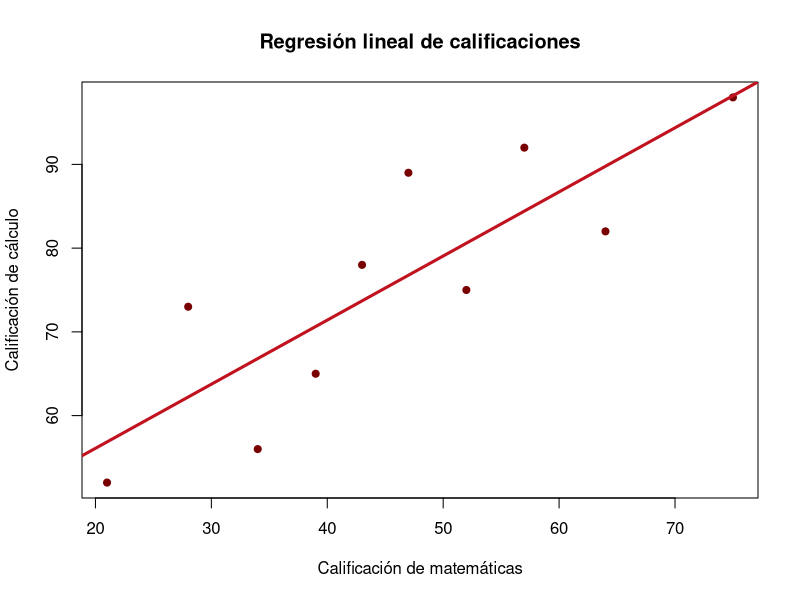
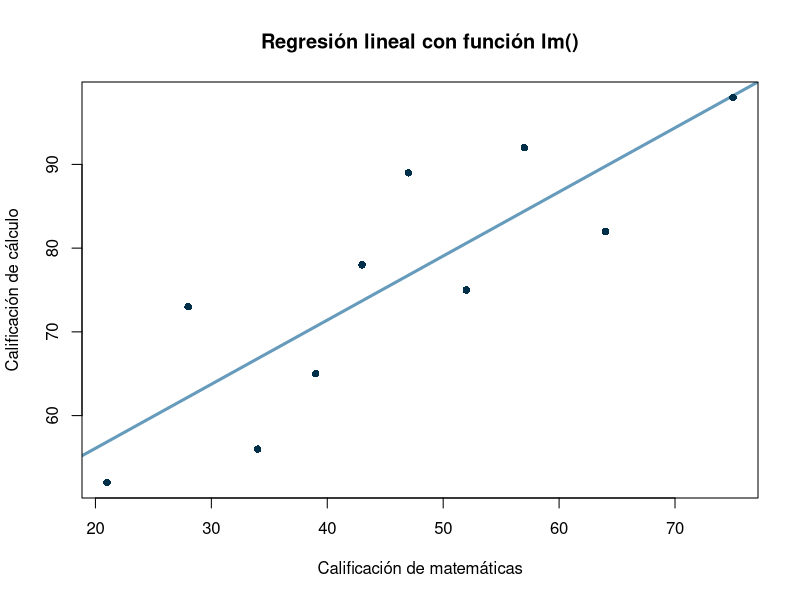
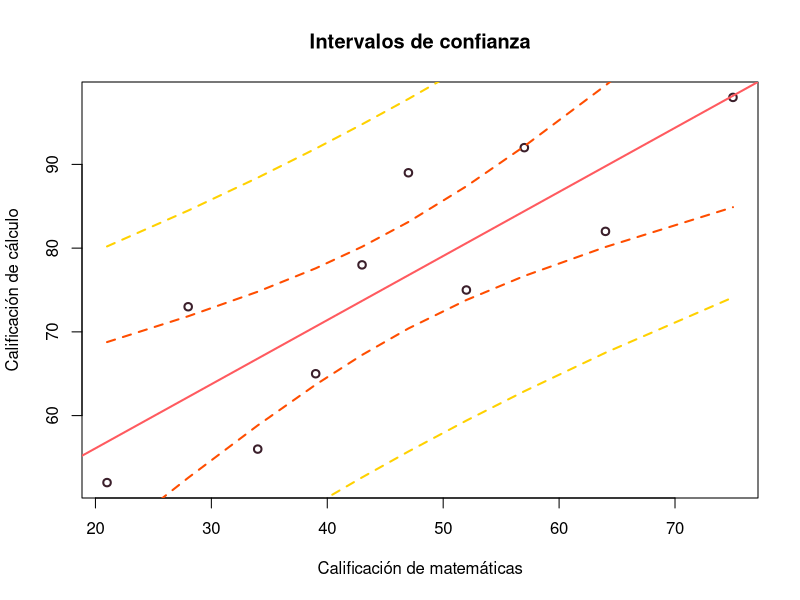
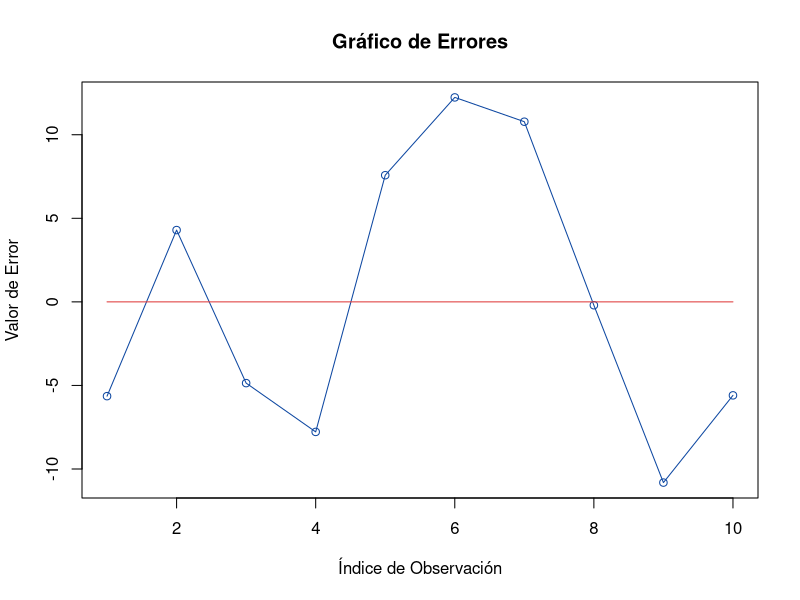
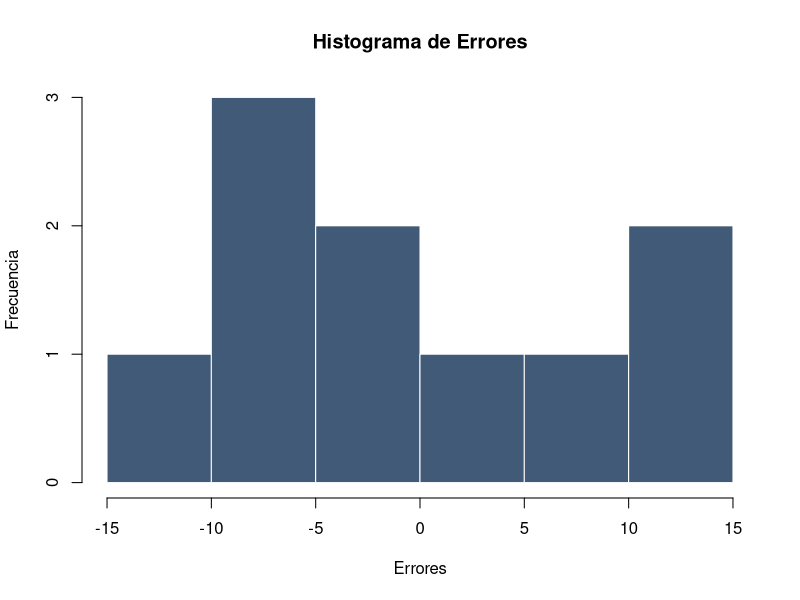
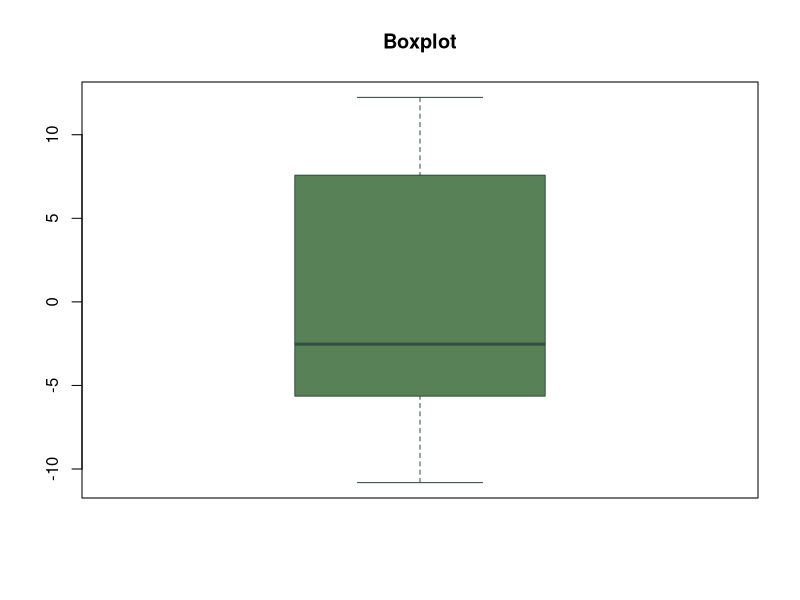
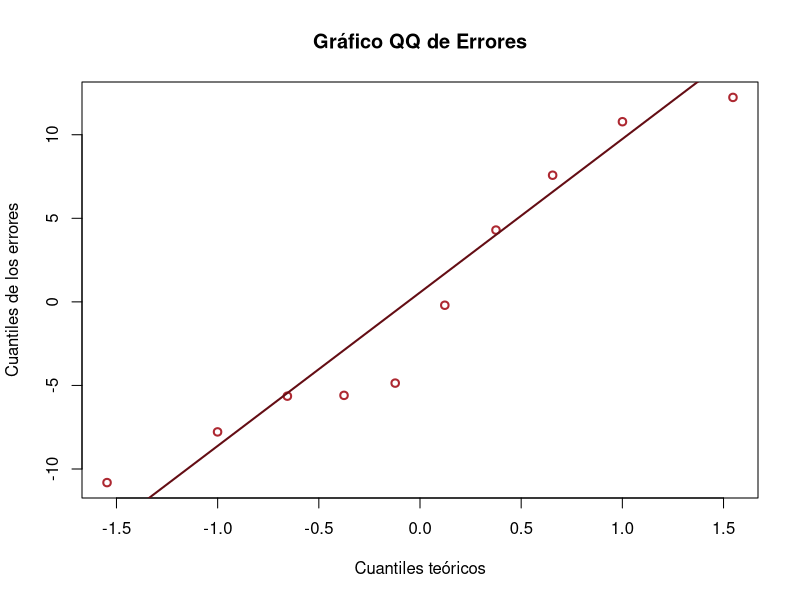

Write the R code that produced these figures, in order.
## ---- chunk 1
knitr::opts_chunk$set(echo = TRUE)
## ---- chunk 2
# Alt - pone flecha 
# Ctrl Shift C comenta lo seleccionado



######################
# Declarar variables #
######################

x <- c(39, 43,  21, 64, 57, 47, 28, 75, 34, 52) # Variable predictora
x

y <- c(65, 78,  52, 82, 92, 89, 73, 98, 56, 75) # Variable de predicción
y

# Número de elementos
n <- length(x) # Cuenta los elementos de x
n

# Promedio de x
xprom <- mean(x) 
xprom

# Promedio de y
yprom <- mean(y)
yprom


###############################################
# Estimadores de mínimos cuadrados de β0 y β1 #
###############################################

# Suma de los productos cruzados
SCxy <- sum(x * y)  -  n * xprom * yprom # Multiplicación de vectores
SCxy

# Suma de los cuadrados de la variable predictora
SCx  <- sum(x^2)  -  n * xprom^2     # Así cada entrada se eleva al cuadrado
SCx

# Suma de los cuadrados de la variable de respuesta
SCy  <- sum(y^2)  -  n * yprom^2
SCy

# Pendiente
β1 <- SCxy / SCx # β1 representa el coeficiente de la variable predictora en un modelo de regresión lineal

# Intersección 
β0 <- yprom  -  β1*xprom

recta <- β0  +  β1*x 

plot(x, y, col = "#780000", pch = 20, lwd = 3, 
     xlab = "Calificación de matemáticas", 
     ylab = "Calificación de cálculo",
     main = "Regresión lineal de calificaciones") 
    # plot(grafica lo del eje de las x, lo de las y, color, pch les cambia la forma, lwd que tan grueso es, 
    # alpha ϵ (0.1), xlab etiqueta x, ylab etiqueta y, main = "titulo")
    abline(b = β1, a = β0, lwd = 3, col = "#c1121f") # Hace la recta


    
####################################################
# Función lm: Ajusta un modelo de regresión lineal #
####################################################

plot(x, y, col = "#003049", pch = 16, lwd = 3,
     xlab = "Calificación de matemáticas", 
     ylab = "Calificación de cálculo",
     main = "Regresión lineal con función lm()",
     abline(lm(y ~ x), col = "#669bbc", lwd = 3))
            # lm(variable de respuesta ~ variable predictora)

model <- lm(y~x) # Crea un modelo de regresión lineal usando lm()
model

summary(model) 
aov(model) # Análisis de varianza



###################################
# Estimación de Sigma cuadrada σ^2#
###################################

# Sum of Squares of Errors
SSE <- SCy  -  β1 * SCxy
SSE

# Degrees of freedomm
df <- n - 2 # Como estamos estimando dos parámetros, son -2 df
df

# Varianza
Scuad <- SSE / df
Scuad # Varianza de los errores, o residual estandar al cuadrado, está en el summary

# Desviación estándar
S <- sqrt(Scuad)
S # S es la desviación estándar de los residuos del modelo



#############################
# Coefeiciente de variación #
#############################

# Coeficiente de variación
CV <- 100 * S / yprom
CV # Se espera que sea menor o igual a 10%



#######################
# Inferencia sobre β1 #
#######################

#H0: β1 = 0 vs H1: β1 ≠ 0

α <-  0.05 # Casi siempre queremos estimar este alpha

     # qt(probabilidad, grados de libertad, del lado izquierdo)
qti <- qt(α/2, df, lower.tai = TRUE) # quantil tstudent izquierdo
qti

qtd <- qt(α/2, df, lower.tai = FALSE)
qtd



###############################
# Prueba de hipotesis para β1 #
###############################

tc <- β1 / ( S / sqrt(SCx) )
tc # Valor estadístico de t
# El modelo no es independiente

pvalor <- 2 * pt( -abs(tc), df) # Se multiplica por 2 debido a que se está realizando una prueba de dos colas
# La función pt() calcula la probabilidad acumulada en la distribución
# pt(Abs es el valor absoluto( de tc ), sus df )
pvalor # Lo vamos a comparar con α



#####################
# Region de rechazo #
#####################

if(abs(tc) > qtd){
  cat("Rechazamos H0, β1 ≠ 0\n", β1, "≠ 0")
  }else{
  print("No existe evidencia para rechazar H0")
  }

if(pvalor < α){
  cat("Rechazamos H0, β1 ≠ 0\n", β1, "≠ 0")
}else{
  print("No existe evidencia para rechazar H0")
}



##################################
# Intervalo de confianza para β1 #
##################################

# Límite superior
limsup <- β1  +  qtd * S / sqrt(SCx)
limsup

# Límite inferior
liminf <- β1  -  qtd * S / sqrt(SCx) 
liminf

0.7656 - 2*.1750


##############################
# Coeficiente de correlación #
##############################

r <- SCxy / sqrt( SCx * SCy )
r

cor(x, y)

# En el summary esta al cuadrado
# 0-4 Baja, 4-6 Media, 6-10 Alta



################################
# Coeficiente de determinación #
################################

cor(x, y)^2

r2 = 1  -  SSE / SCy
r2

# Adjusted r cuadrada es el coeficiente de determinacion  

###########################
# Error estándar de yprom #
###########################

erroryprom <- S * sqrt( (1/n)  +  (x - xprom)^2 / SCx ) 
erroryprom



###################################
# Error estándar de la predicción #
###################################

errorpredic <- S * sqrt( 1  +  (1/n)  +  (x - xprom)^2 / SCx ) 
errorpredic



###########################
# Intervalos de confianza #
###########################


# Límite inferior error estándar del promedio de y
lieeyprom <- recta  -  qtd * erroryprom
lieeyprom

# Límite superior error estándar del promedio de y
lseeyprom <- recta  +  qtd * erroryprom
lseeyprom # Es una curva de promedio de errores


# Límite inferior del error estándar de la predicción
lieepredic <- recta  -  qtd * errorpredic
lieepredic

# Límite superior del error estándar de la predicción
lseepredic <- recta  +  qtd * errorpredic
lseepredic # Es el error de todos los puntos

plot(x, y, col = "#3b1f2b", lwd = 2, 
     xlab = "Calificación de matemáticas", 
     ylab = "Calificación de cálculo",
     main = "Intervalos de confianza") # grafica los puntos
     abline (a = β0, b = β1, col = "#ff5a5f", lwd = 2) # graica la recta
     lines (x = sort(x),  y = sort(lieeyprom),  col="#ff4d00",  lty = 2, lwd = 2) # sort ordena de mas pequeño a mas grande
     lines (x = sort(x),  y = sort(lseeyprom),  col="#ff4d00",  lty = 2, lwd = 2)
     lines (x = sort(x),  y = sort(lieepredic),  col="#ffd100",  lty = 2, lwd = 2)
     lines (x = sort(x),  y = sort(lseepredic),  col="#ffd100",  lty = 2, lwd = 2)



##########################
# Analisis de residuales #
##########################

error <- y - recta # Para cada punto, estoy midiendo la distancia a la recta
error

plot(error, col="#0d47a1", type = "o", 
     xlab = "Índice de Observación",
     ylab = "Valor de Error",
     main = "Gráfico de Errores")
     lines(1:n, rep(0,n), col="#df3e3e")# 1:n es una secuencia, empieza en 1, termina en n
# Los errores se distribuyen N(0, Sigma ^2 )
# Se espera que todos esten cercanos de 0 cuando se suman

mean(error) # El error es muy pequeño, eso es bueno
var(error)  # Si puedes "encerrar" los puntos entre dos rectas, puede ser que tenga varianza constante
# Si la recta que encierra a los puntos tiene pendiente, entonces no hay varianza constante

hist(error, col = "#415a77", border = "white",
     main = "Histograma de Errores", 
     xlab = "Errores", ylab = "Frecuencia")
# Se espera que sea normal
boxplot(error, main = "Boxplot", col = "#588157", medcol = "#344e41", border = "#344e41")

qqnorm(error, col = "#ad2831", lwd = 2,
       main = "Gráfico QQ de Errores", 
       xlab = "Cuantiles teóricos", 
       ylab = "Cuantiles de los errores") # Enseña los deciles
       qqline(error, col = "#640d14", lwd = 2) # La línea recta representa los cuantiles que tendria una normal estandar



########################
# Prueba de normalidad #
########################


# H0: los datos son normales  vs  H1: los datos NO son normales


# Shapiro #
shapiro.test(error) # Para n ≤ 30
# Como el pvalor ≥ α, no rechazo H0, no hay evidencia que no garantice que no son normales
# A lo mejor los datos son normales
# Si el pvalor ≤  α, no son normales


# Anderson-Darling #
# install.packages("nortest")
library(nortest)
ad.test(error) #siempre nos quedamos con el p-valor que sea más grande, para que sea más contuntente rechazar


# Lilline # 
lillie.test(error) # Para n ≥ 30


# Kolmogorov Smirnov #
ks.test(error, "pnorm")


# Cramer #
cvm.test(error) # Para n ≤ 30


# Jarque-Bera 
# install.packages("tseries")
library(tseries)
jarque.bera.test(error)




###########################
# Prueba de independencia #
###########################

tabla_contingencia <- table(x, y)

# Chi-cuadrado χ #
independencia_chi_cuadrada <- chisq.test(tabla_contingencia) 
independencia_chi_cuadrada

  if (independencia_chi_cuadrada$p.value < α) {
    cat("Las variables no son independientes pvalor < α\n", independencia_chi_cuadrada$p.value, "<", α)
  } else {
    cat(" pvalor > α, No hay evidencia para decir que no son independientes \n" , independencia_chi_cuadrada$p.value, ">", α)
  }

# Fisher #
independencia_fisher <- fisher.test(tabla_contingencia)
independencia_fisher
  
  if (independencia_fisher$p.value < α) {
    cat("Las variables no son independientes pvalor < α\n", independencia_fisher$p.value, "<", α)
  } else {
    cat(" pvalor > α, No hay evidencia para decir que no son independientes \n" , independencia_fisher$p.value, ">", α)
  }



#########################
# Prueba de correlación #
#########################


# Pearson #
correlacion_pearson <- cor(x, y)
  
  if (abs(correlacion_pearson) >= 0.6) {
    mensaje <- "Hay una correlación fuerte,"
  } else if (abs(correlacion_pearson) <= 0.4) {
    mensaje <- "Hay una correlación baja,"
  } else {
    mensaje <- "Hay una correlación media,"
  }
  
  cat(mensaje, "coeficiente de correlación de Pearson:", correlacion_pearson)


# Spearman #
correlacion_spearman <- cor(x, y, method = "spearman")

  if (abs(correlacion_spearman) >= 0.6) {
    mensaje <- "Hay una correlación fuerte,"
  } else if (abs(correlacion_spearman) <= 0.4) {
    mensaje <- "Hay una correlación baja,"
  } else {
    mensaje <- "Hay una correlación media,"
  }
  
  cat(mensaje, "coeficiente de correlación de Spearman:", correlacion_spearman)
